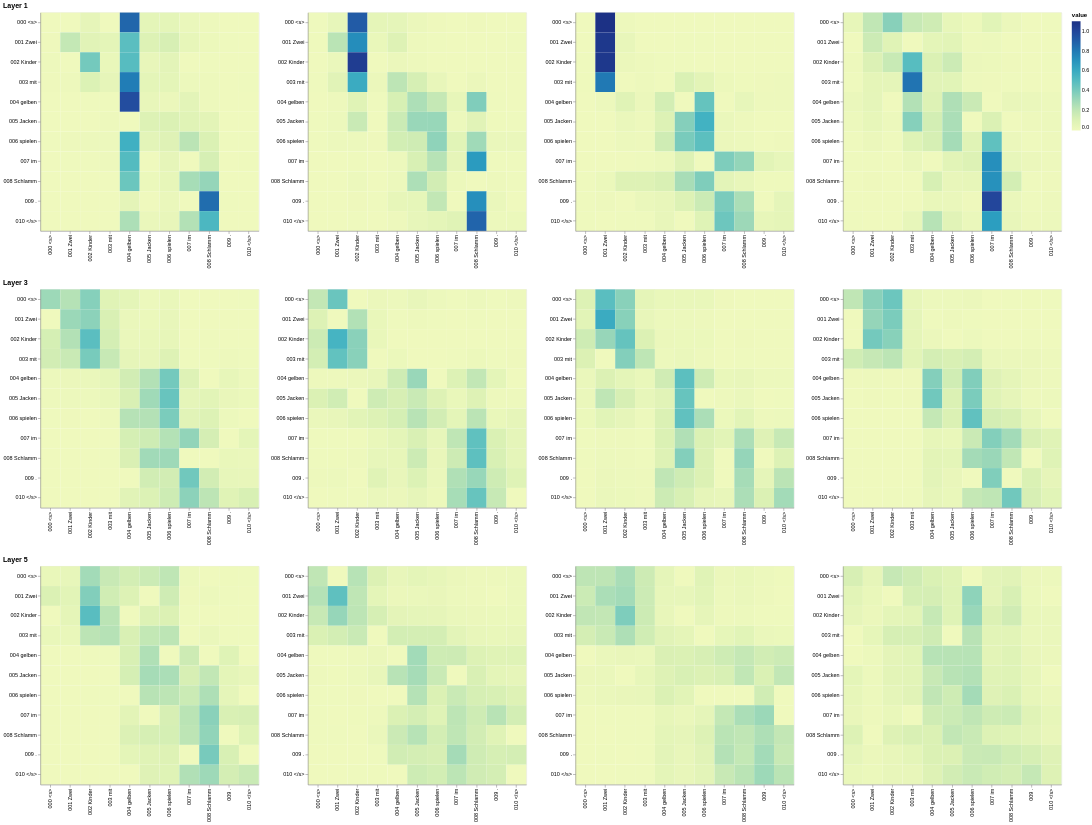

Source (notebook cell):
### Markdown cell above
## Encoder Self Attention

### Code cell
def viz_encoder_self():
    model, example_data = run_model_example(n_examples=1)
    example = example_data[
        len(example_data) - 1
    ]  # batch object for the final example

    layer_viz = [
        visualize_layer(
            model, layer, get_encoder, len(example[1]), example[1], example[1]
        )
        for layer in range(6)
    ]
    return alt.hconcat(
        layer_viz[0]
        # & layer_viz[1]
        & layer_viz[2]
        # & layer_viz[3]
        & layer_viz[4]
        # & layer_viz[5]
    )


show_example(viz_encoder_self)
